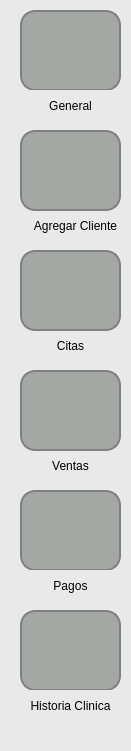
  <widget class="QWidget" name="widgetBarraVertical" native="true">
   <property name="geometry">
    <rect>
     <x>-10</x>
     <y>100</y>
     <width>131</width>
     <height>751</height>
    </rect>
   </property>
   <property name="styleSheet">
    <string notr="true">background-color: #e8e9e8; /* Azul claro */</string>
   </property>
   <widget class="QPushButton" name="pushButtonGeneral">
    <property name="geometry">
     <rect>
      <x>20</x>
      <y>10</y>
      <width>101</width>
      <height>81</height>
     </rect>
    </property>
    <property name="styleSheet">
     <string notr="true">
QPushButton {
    background-color: #a4a8a5; /* Color del botón */
    border-radius: 15px;       /* Borde redondeado, ajusta el valor para más curvatura */
    border: 2px solid #808080; /* Opcional: agrega un borde de color gris */
    image: url(:/images/images/casa-icono-silueta.png);
}

QPushButton:hover {
    background-color: #b0b5b0; /* Color al pasar el mouse */

}

QPushButton:pressed {
    background-color: #8f938f; /* Color al hacer clic */

}
</string>
    </property>
    <property name="text">
     <string/>
    </property>
   </widget>
   <widget class="QLabel" name="label_5">
    <property name="geometry">
     <rect>
      <x>30</x>
      <y>90</y>
      <width>81</width>
      <height>31</height>
     </rect>
    </property>
    <property name="text">
     <string>General</string>
    </property>
    <property name="alignment">
     <set>Qt::AlignCenter</set>
    </property>
   </widget>
   <widget class="QLabel" name="label_6">
    <property name="geometry">
     <rect>
      <x>20</x>
      <y>210</y>
      <width>111</width>
      <height>31</height>
     </rect>
    </property>
    <property name="text">
     <string>Agregar Cliente</string>
    </property>
    <property name="alignment">
     <set>Qt::AlignCenter</set>
    </property>
   </widget>
   <widget class="QPushButton" name="pushButtonRegistrarUsuarios">
    <property name="geometry">
     <rect>
      <x>20</x>
      <y>130</y>
      <width>101</width>
      <height>81</height>
     </rect>
    </property>
    <property name="styleSheet">
     <string notr="true">QPushButton {
    background-color: #a4a8a5; /* Color del botón */
    border-radius: 15px;       /* Borde redondeado, ajusta el valor para más curvatura */
    border: 2px solid #808080; /* Opcional: agrega un borde de color gris */
    image: url(:/images/images/agregar-usuario.png); /* Imagen en el botón */
}

QPushButton:hover {
    background-color: #b0b5b0; /* Color al pasar el mouse */
}

QPushButton:pressed {
    background-color: #8f938f; /* Color al hacer clic */
}
</string>
    </property>
    <property name="text">
     <string/>
    </property>
   </widget>
   <widget class="QLabel" name="label_7">
    <property name="geometry">
     <rect>
      <x>30</x>
      <y>330</y>
      <width>81</width>
      <height>31</height>
     </rect>
    </property>
    <property name="text">
     <string>Citas</string>
    </property>
    <property name="alignment">
     <set>Qt::AlignCenter</set>
    </property>
   </widget>
   <widget class="QPushButton" name="pushButtonCitas">
    <property name="geometry">
     <rect>
      <x>20</x>
      <y>250</y>
      <width>101</width>
      <height>81</height>
     </rect>
    </property>
    <property name="styleSheet">
     <string notr="true">QPushButton {
    background-color: #a4a8a5; /* Color del botón */
    border-radius: 15px;       /* Borde redondeado, ajusta el valor para más curvatura */
    border: 2px solid #808080; /* Opcional: agrega un borde de color gris */
    image:url(:/images/images/cita-medica.png)
}

QPushButton:hover {
    background-color: #b0b5b0; /* Color al pasar el mouse */
}

QPushButton:pressed {
    background-color: #8f938f; /* Color al hacer clic */
}
</string>
    </property>
    <property name="text">
     <string/>
    </property>
   </widget>
   <widget class="QLabel" name="label_8">
    <property name="geometry">
     <rect>
      <x>30</x>
      <y>450</y>
      <width>81</width>
      <height>31</height>
     </rect>
    </property>
    <property name="text">
     <string>Ventas</string>
    </property>
    <property name="alignment">
     <set>Qt::AlignCenter</set>
    </property>
   </widget>
   <widget class="QPushButton" name="pushButtonPagos">
    <property name="geometry">
     <rect>
      <x>20</x>
      <y>490</y>
      <width>101</width>
      <height>81</height>
     </rect>
    </property>
    <property name="styleSheet">
     <string notr="true">QPushButton {
    background-color: #a4a8a5; /* Color del botón */
    border-radius: 15px;       /* Borde redondeado, ajusta el valor para más curvatura */
    border: 2px solid #808080; /* Opcional: agrega un borde de color gris */
    image:url(:/images/images/metodo-de-pago.png); /* Imagen en el botón */
}

QPushButton:hover {
    background-color: #b0b5b0; /* Color al pasar el mouse */
}

QPushButton:pressed {
    background-color: #8f938f; /* Color al hacer clic */
}
</string>
    </property>
    <property name="text">
     <string/>
    </property>
   </widget>
   <widget class="QLabel" name="label_9">
    <property name="geometry">
     <rect>
      <x>30</x>
      <y>570</y>
      <width>81</width>
      <height>31</height>
     </rect>
    </property>
    <property name="text">
     <string>Pagos</string>
    </property>
    <property name="alignment">
     <set>Qt::AlignCenter</set>
    </property>
   </widget>
   <widget class="QPushButton" name="pushButtonHistoria">
    <property name="geometry">
     <rect>
      <x>20</x>
      <y>610</y>
      <width>101</width>
      <height>81</height>
     </rect>
    </property>
    <property name="styleSheet">
     <string notr="true">QPushButton {
    background-color: #a4a8a5; /* Color del botón */
    border-radius: 15px;       /* Borde redondeado, ajusta el valor para más curvatura */
    border: 2px solid #808080; /* Opcional: agrega un borde de color gris */
    image:url(:/images/images/diagnostico.png); /* Imagen en el botón */
}

QPushButton:hover {
    background-color: #b0b5b0; /* Color al pasar el mouse */
}

QPushButton:pressed {
    background-color: #8f938f; /* Color al hacer clic */
}
</string>
    </property>
    <property name="text">
     <string/>
    </property>
   </widget>
   <widget class="QLabel" name="label_10">
    <property name="geometry">
     <rect>
      <x>20</x>
      <y>690</y>
      <width>101</width>
      <height>31</height>
     </rect>
    </property>
    <property name="text">
     <string>Historia Clinica</string>
    </property>
    <property name="alignment">
     <set>Qt::AlignCenter</set>
    </property>
   </widget>
   <widget class="QPushButton" name="pushButtonVentas">
    <property name="geometry">
     <rect>
      <x>20</x>
      <y>370</y>
      <width>101</width>
      <height>81</height>
     </rect>
    </property>
    <property name="styleSheet">
     <string notr="true">QPushButton {
    background-color: #a4a8a5; /* Color del botón */
    border-radius: 15px;       /* Borde redondeado, ajusta el valor para más curvatura */
    border: 2px solid #808080; /* Opcional: agrega un borde de color gris */
    image: url(:/images/images/carro.png) /* Imagen en el botón */
}

QPushButton:hover {
    background-color: #b0b5b0; /* Color al pasar el mouse */
}

QPushButton:pressed {
    background-color: #8f938f; /* Color al hacer clic */
}
</string>
    </property>
    <property name="text">
     <string/>
    </property>
   </widget>
  </widget>
